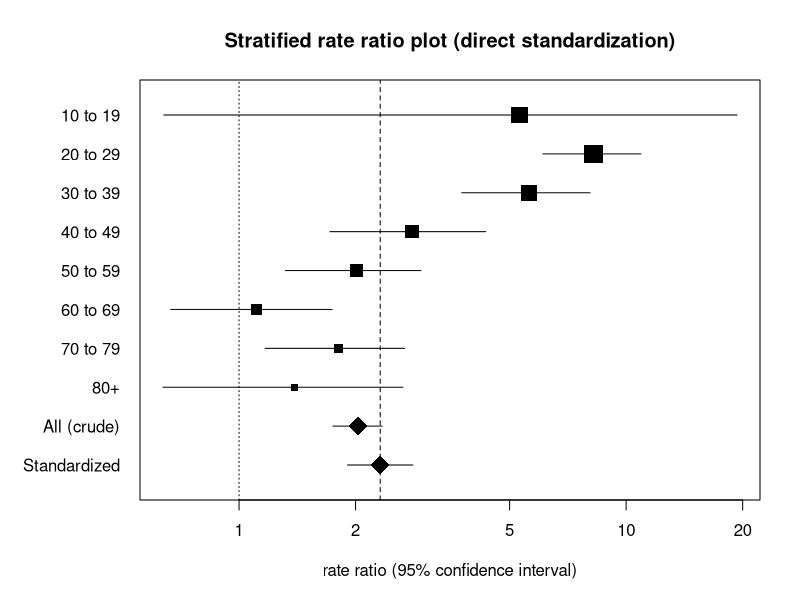

Generate this figure with R:
# Standardize and compare two rates: the StatsDirect help example (Newman 2001, deaths
# in a cohort of men treated for schizophrenia and in the Alberta population, in eight
# age strata; the test workbook's Rates worksheet columns d1, pt1, d2, pt2, ref and
# age strata) in R
a <- c(2, 55, 32, 21, 27, 19, 25, 9)                       # deaths in the cohort
pt1 <- c(285.1, 4179.1, 3291.2, 1994.7, 1498.9, 763.5, 254.4, 46.7)  # its person-years
b <- c(267, 421, 306, 431, 836, 1364, 1861, 1797)          # deaths in Alberta
pt2 <- c(201825, 263175, 176140, 114715, 93315, 60835, 34250, 12990)  # its people
ref <- pt2                                                 # the reference population
strata <- c("10 to 19", "20 to 29", "30 to 39", "40 to 49", "50 to 59", "60 to 69",
            "70 to 79", "80+")
k <- length(a)
per <- 1000           # rates are shown per 1,000 person-years
z <- qnorm(0.975)     # for 95% confidence intervals
six <- function(x) formatC(x, digits = 6, format = "f", drop0trailing = TRUE)

# R's standard test compares the two crude rates: its estimate is the ratio of the
# rates and its confidence interval is the exact one of the report, from the binomial
# distribution of the exposed deaths among all deaths, conditional on their total
crude <- poisson.test(c(sum(a), sum(b)), c(sum(pt1), sum(pt2)))
print(crude)

# The same test on each stratum gives the stratum rate ratios with their exact
# intervals; the weight of a stratum is its share of the reference population
rr <- (a / pt1) / (b / pt2)
exact <- sapply(1:k, function(i) {
  poisson.test(c(a[i], b[i]), c(pt1[i], pt2[i]))$conf.int
})
w <- ref / sum(ref)
cat("Stratum rate ratios with exact Poisson 95% CI and weights\n")
print(data.frame(stratum = c(1:k, "All"), RR = six(c(rr, crude$estimate)),
                 lower = six(c(exact[1, ], crude$conf.int[1])),
                 upper = six(c(exact[2, ], crude$conf.int[2])), weight = six(c(w, 1)),
                 label = c(strata, "All (crude)")), row.names = FALSE)

# The crude rates with exact Poisson intervals: poisson.test on one count gives the same
# limits as the chi-square (gamma) quantiles of the report's formula
crude_ci <- function(events, time) {
  r <- poisson.test(events, time)
  per * c(r$estimate, r$conf.int)
}
e <- crude_ci(sum(a), sum(pt1))
cat("Crude rate exposed =", six(e[1]), "\n")
cat("Exact 95% CI =", six(e[2]), "to", six(e[3]), "\n")
ne <- crude_ci(sum(b), sum(pt2))
cat("Crude rate not exposed =", six(ne[1]), "\n")
cat("Exact 95% CI =", six(ne[2]), "to", six(ne[3]), "\n")

# Base R has no standardisation function, so the directly standardised rates follow
# the formulae above: each population's stratum rates weighted by the reference
# population, with the Poisson variance of that weighted sum (Chiang) and a normal
# interval; the ratio of the two rates has a normal interval on the log scale
dsr <- function(events, time) {
  rate <- sum(w * events / time)
  v <- sum(w^2 * events / time^2)
  c(rate = rate, v = v, lower = rate - z * sqrt(v), upper = rate + z * sqrt(v))
}
s1 <- dsr(a, pt1)
s2 <- dsr(b, pt2)
cat("Standardized rate exposed =", six(per * s1["rate"]), "\n")
cat("Approximate 95% CI =", six(per * s1["lower"]), "to", six(per * s1["upper"]), "\n")
cat("Standardized rate not exposed =", six(per * s2["rate"]), "\n")
cat("Approximate 95% CI =", six(per * s2["lower"]), "to", six(per * s2["upper"]), "\n")
srr <- s1["rate"] / s2["rate"]
se_log <- sqrt(s1["v"] / s1["rate"]^2 + s2["v"] / s2["rate"]^2)
cat("Standardized rate ratio =", six(srr), "\n")
cat("Approximate 95% CI =", six(exp(log(srr) - z * se_log)), "to",
    six(exp(log(srr) + z * se_log)), "\n")

# The plot that follows in the report: each stratum's rate ratio and exact interval,
# a square that grows with the stratum's weight, then the crude and the standardized
# ratios as diamonds, on a log scale with a line at a ratio of one
# (a stratum with no exposed events has lower limit 0, which a log axis cannot show)
est <- c(rr, crude$estimate, srr)
lower <- c(exact[1, ], crude$conf.int[1], exp(log(srr) - z * se_log))
upper <- c(exact[2, ], crude$conf.int[2], exp(log(srr) + z * se_log))
y <- (k + 2):1
par(mar = c(5, 7, 4, 2))
plot(NA, xlim = range(lower, upper), ylim = c(0.5, k + 2.5), log = "x", yaxt = "n",
     ylab = "", xlab = "rate ratio (95% confidence interval)",
     main = "Stratified rate ratio plot (direct standardization)")
axis(2, at = y, labels = c(strata, "All (crude)", "Standardized"), las = 1,
     tick = FALSE)
abline(v = 1, lty = 3)
segments(lower, y, upper, y)
points(rr, y[1:k], pch = 15, cex = 0.5 + 2 * sqrt(w / max(w)))
points(est[k + 1:2], y[k + 1:2], pch = 18, cex = 2.5)
abline(v = srr, lty = 2)
